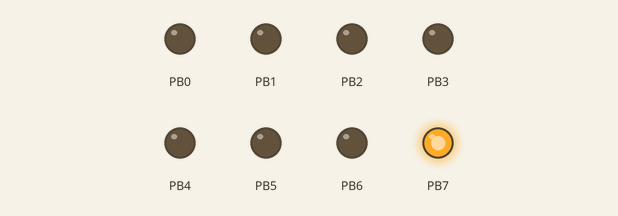
The program below on a simulated ATmega16, built with avr-gcc and emulated at 16 MHz. On the bench: output pins drawn as LEDs (lit = HIGH).

Above: at 0.05 s.
At 0.35 s:
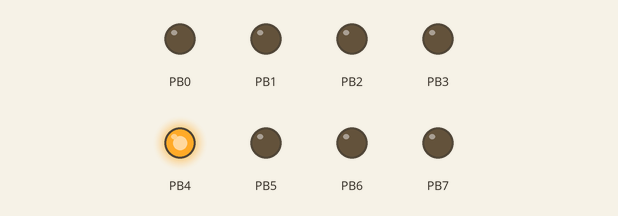
At 0.75 s:
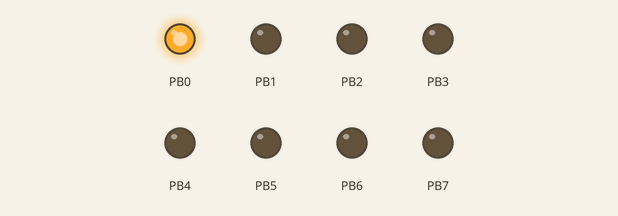
At 1.45 s:
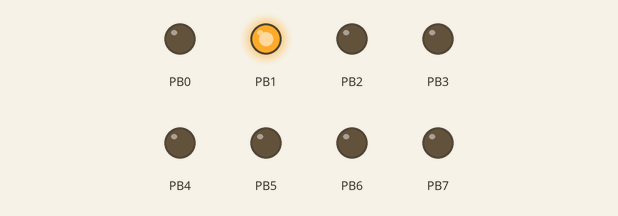
At 2.15 s:
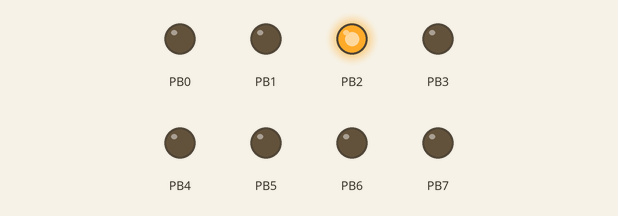
At 2.85 s:
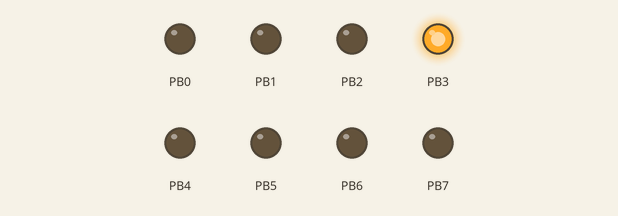
Timing chart, 0 to 3.1 s (numbered marks = the images above):
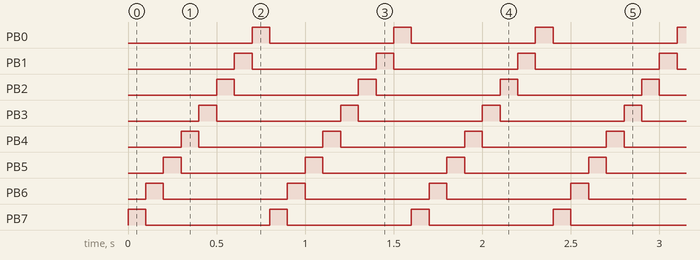

Measured:
- by itself, PB0–7: alternates HIGH for 0.10 s and LOW for 0.70 s
- by itself, everything shown: repeats every 0.80 s, in 8 steps

The program:

led_blink.c
```c
/*
 * led_blink.c
 *
 * Created: 09/12/2015 15:06:00
 *  Author: USER
 */


#include <avr/io.h>
#define F_CPU 16000000UL    //XTAL 16MHz
#include <util/delay.h>


int main(void)
{
	DDRB=255;
    while(1)  //or while(1>0)  infinite loop
    {
		PORTB=(1<<PB7);
		_delay_ms(100);
		PORTB=(1<<PB6);
		_delay_ms(100);
		PORTB=(1<<PB5);
		_delay_ms(100);
		PORTB=(1<<PB4);
		_delay_ms(100);
		PORTB=(1<<PB3);
		_delay_ms(100);
		PORTB=(1<<PB2);
		_delay_ms(100);
		PORTB=(1<<PB1);
		_delay_ms(100);
		PORTB=(1<<PB0);
		_delay_ms(100);
    }
}
```
